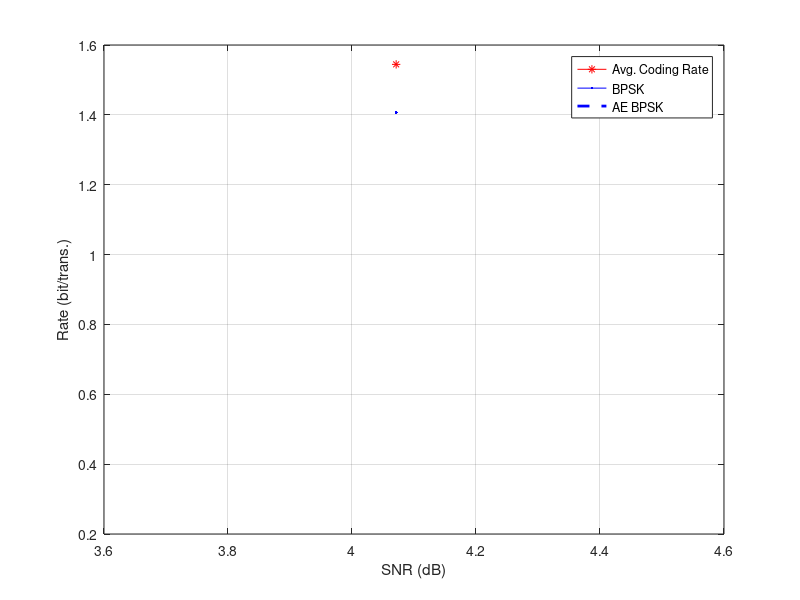

Reproduce this figure in MATLAB.
% Capacity for all modulation schemes BPSK, QPSK, 8QAM, 16QAM
%% Parameters
clear;
%SNR_dB=0:2:20; % SNR Range in dB
R_AE4 = [0.125].*3 
SNR_dB = [-0.7] + 10.*log10(3)   ;
SNR=10.^(SNR_dB/10); % SNR Range in linear scalelambda=1/1e6;
count=1e5;
epsilon=1e-2;
n=128;
V_AWGN=SNR.*log2(exp(1))^2.*(SNR+2)./(SNR+1).^2;
R_AWGN=log2(1+SNR)-(sqrt(n'*V_AWGN)./n') .* qfuncinv(epsilon);


%% Average Coding Rate - QPSK 
M=4;
for i=1:length(SNR)
     for m=1:count
        SINR=SNR(i);
        t1=sqrt(0.5)*(randn(1,1));
        t2=sqrt(0.5)*(randn(1,1));
        II(m)= log2(1+exp(-2*2*(t2*sqrt(SINR/2))-4*SINR/2)+...
                                     exp(-2*2*(t1*sqrt(SINR/2))-4*SINR/2)+...
                                     exp(-2*2*((t1+t2)*sqrt(SINR/2))-8*SINR/2));
        I_2(m)=II(m)^2;
     end
        
    C4(i)=log2(M)-mean(II);
    V4(i)=mean(I_2)-mean(II).^2;
end 
R4=C4-(sqrt(n'*V4)./n') .* qfuncinv(epsilon);


%%
figure
plot(SNR_dB,R_AWGN,'r-*',SNR_dB,R4,'b',SNR_dB,R_AE4,'b--','linewidth',2)
xlabel('SNR (dB)')
ylabel('Rate (bit/trans.)')
grid on
legend('Avg. Coding Rate','BPSK','AE BPSK')

